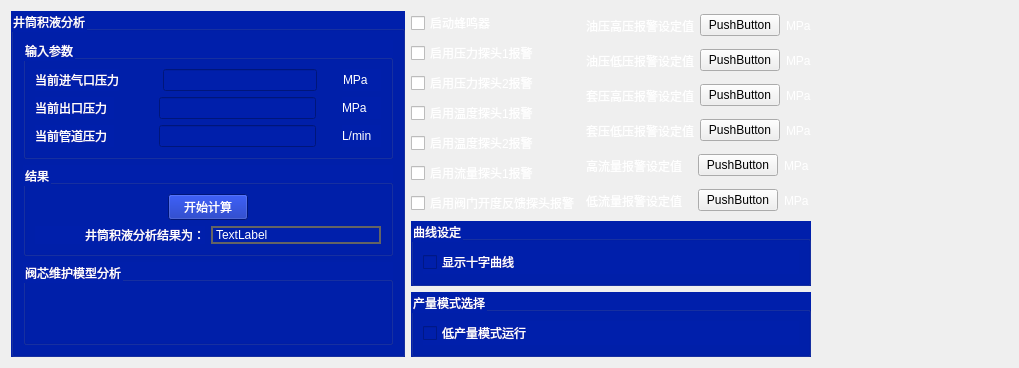
      <widget class="QWidget" name="settingtab">
       <attribute name="title">
        <string/>
       </attribute>
       <layout class="QHBoxLayout" name="horizontalLayout_48" stretch="2,2,1">
        <item>
         <widget class="QGroupBox" name="groupBox_29">
          <property name="styleSheet">
           <string notr="true">background-color: rgb(0, 31, 171);
color: rgb(255, 255, 255);</string>
          </property>
          <property name="title">
           <string>井筒积液分析</string>
          </property>
          <layout class="QVBoxLayout" name="verticalLayout_27" stretch="2,1,4">
           <item>
            <widget class="QGroupBox" name="groupBox_26">
             <property name="title">
              <string>输入参数</string>
             </property>
             <layout class="QVBoxLayout" name="verticalLayout_25">
              <item>
               <layout class="QHBoxLayout" name="horizontalLayout_34" stretch="4,2,8,1,2">
                <item>
                 <widget class="QLabel" name="label_21">
                  <property name="styleSheet">
                   <string notr="true">color: rgb(255, 255, 255);</string>
                  </property>
                  <property name="text">
                   <string>当前进气口压力</string>
                  </property>
                 </widget>
                </item>
                <item>
                 <spacer name="horizontalSpacer_21">
                  <property name="orientation">
                   <enum>Qt::Horizontal</enum>
                  </property>
                  <property name="sizeHint" stdset="0">
                   <size>
                    <width>40</width>
                    <height>20</height>
                   </size>
                  </property>
                 </spacer>
                </item>
                <item>
                 <widget class="QLineEdit" name="currentInPresure_edit"/>
                </item>
                <item>
                 <spacer name="horizontalSpacer_22">
                  <property name="orientation">
                   <enum>Qt::Horizontal</enum>
                  </property>
                  <property name="sizeHint" stdset="0">
                   <size>
                    <width>40</width>
                    <height>20</height>
                   </size>
                  </property>
                 </spacer>
                </item>
                <item>
                 <widget class="QLabel" name="label_22">
                  <property name="text">
                   <string>MPa</string>
                  </property>
                 </widget>
                </item>
               </layout>
              </item>
              <item>
               <layout class="QHBoxLayout" name="horizontalLayout_35" stretch="4,2,8,1,2">
                <item>
                 <widget class="QLabel" name="label_23">
                  <property name="styleSheet">
                   <string notr="true">color: rgb(255, 255, 255);</string>
                  </property>
                  <property name="text">
                   <string>当前出口压力</string>
                  </property>
                 </widget>
                </item>
                <item>
                 <spacer name="horizontalSpacer_23">
                  <property name="orientation">
                   <enum>Qt::Horizontal</enum>
                  </property>
                  <property name="sizeHint" stdset="0">
                   <size>
                    <width>40</width>
                    <height>20</height>
                   </size>
                  </property>
                 </spacer>
                </item>
                <item>
                 <widget class="QLineEdit" name="currentOutPresure_edit_2"/>
                </item>
                <item>
                 <spacer name="horizontalSpacer_24">
                  <property name="orientation">
                   <enum>Qt::Horizontal</enum>
                  </property>
                  <property name="sizeHint" stdset="0">
                   <size>
                    <width>40</width>
                    <height>20</height>
                   </size>
                  </property>
                 </spacer>
                </item>
                <item>
                 <widget class="QLabel" name="label_24">
                  <property name="text">
                   <string>MPa</string>
                  </property>
                 </widget>
                </item>
               </layout>
              </item>
              <item>
               <layout class="QHBoxLayout" name="horizontalLayout_36" stretch="4,2,8,1,2">
                <item>
                 <widget class="QLabel" name="label_25">
                  <property name="styleSheet">
                   <string notr="true">color: rgb(255, 255, 255);</string>
                  </property>
                  <property name="text">
                   <string>当前管道压力</string>
                  </property>
                 </widget>
                </item>
                <item>
                 <spacer name="horizontalSpacer_25">
                  <property name="orientation">
                   <enum>Qt::Horizontal</enum>
                  </property>
                  <property name="sizeHint" stdset="0">
                   <size>
                    <width>40</width>
                    <height>20</height>
                   </size>
                  </property>
                 </spacer>
                </item>
                <item>
                 <widget class="QLineEdit" name="currentPipePressure_edit"/>
                </item>
                <item>
                 <spacer name="horizontalSpacer_26">
                  <property name="orientation">
                   <enum>Qt::Horizontal</enum>
                  </property>
                  <property name="sizeHint" stdset="0">
                   <size>
                    <width>40</width>
                    <height>20</height>
                   </size>
                  </property>
                 </spacer>
                </item>
                <item>
                 <widget class="QLabel" name="label_26">
                  <property name="text">
                   <string>L/min</string>
                  </property>
                 </widget>
                </item>
               </layout>
              </item>
             </layout>
            </widget>
           </item>
           <item>
            <widget class="QGroupBox" name="groupBox_27">
             <property name="styleSheet">
              <string notr="true">color: rgb(255, 255, 255);</string>
             </property>
             <property name="title">
              <string>结果</string>
             </property>
             <layout class="QVBoxLayout" name="verticalLayout_26">
              <item>
               <layout class="QHBoxLayout" name="horizontalLayout_37">
                <item>
                 <spacer name="horizontalSpacer_27">
                  <property name="orientation">
                   <enum>Qt::Horizontal</enum>
                  </property>
                  <property name="sizeHint" stdset="0">
                   <size>
                    <width>40</width>
                    <height>20</height>
                   </size>
                  </property>
                 </spacer>
                </item>
                <item>
                 <widget class="QPushButton" name="startCalculate_button">
                  <property name="styleSheet">
                   <string notr="true">color: rgb(255, 255, 255);</string>
                  </property>
                  <property name="text">
                   <string>开始计算</string>
                  </property>
                 </widget>
                </item>
                <item>
                 <spacer name="horizontalSpacer_28">
                  <property name="orientation">
                   <enum>Qt::Horizontal</enum>
                  </property>
                  <property name="sizeHint" stdset="0">
                   <size>
                    <width>40</width>
                    <height>20</height>
                   </size>
                  </property>
                 </spacer>
                </item>
               </layout>
              </item>
              <item>
               <layout class="QHBoxLayout" name="horizontalLayout_38">
                <item>
                 <widget class="QLabel" name="label_27">
                  <property name="text">
                   <string>井筒积液分析结果为：</string>
                  </property>
                  <property name="alignment">
                   <set>Qt::AlignRight|Qt::AlignTrailing|Qt::AlignVCenter</set>
                  </property>
                 </widget>
                </item>
                <item>
                 <widget class="QLabel" name="label_28">
                  <property name="styleSheet">
                   <string notr="true">QLabel{border:2px solid rgba(100,100, 100);}</string>
                  </property>
                  <property name="text">
                   <string>TextLabel</string>
                  </property>
                 </widget>
                </item>
               </layout>
              </item>
             </layout>
            </widget>
           </item>
           <item>
            <widget class="QGroupBox" name="groupBox_28">
             <property name="styleSheet">
              <string notr="true">background-color: rgb(0, 31, 171);</string>
             </property>
             <property name="title">
              <string>阀芯维护模型分析</string>
             </property>
            </widget>
           </item>
          </layout>
         </widget>
        </item>
        <item>
         <layout class="QVBoxLayout" name="verticalLayout_30">
          <item>
           <layout class="QHBoxLayout" name="horizontalLayout_45" stretch="3,0">
            <item>
             <layout class="QVBoxLayout" name="verticalLayout_28">
              <item>
               <widget class="QCheckBox" name="enableBuzzer_checkbox">
                <property name="styleSheet">
                 <string notr="true">color: rgb(255, 255, 255);
color: rgb(255, 255, 255);
</string>
                </property>
                <property name="text">
                 <string>启动蜂鸣器</string>
                </property>
               </widget>
              </item>
              <item>
               <widget class="QCheckBox" name="enablePressureProbe1Alarm_checkbox">
                <property name="styleSheet">
                 <string notr="true">color: rgb(255, 255, 255);</string>
                </property>
                <property name="text">
                 <string>启用压力探头1报警</string>
                </property>
               </widget>
              </item>
              <item>
               <widget class="QCheckBox" name="enablePressureProbe2Alarm_checkbox">
                <property name="styleSheet">
                 <string notr="true">color: rgb(255, 255, 255);</string>
                </property>
                <property name="text">
                 <string>启用压力探头2报警</string>
                </property>
               </widget>
              </item>
              <item>
               <widget class="QCheckBox" name="enableTemperatureProbe1Alarm_checkbox">
                <property name="styleSheet">
                 <string notr="true">color: rgb(255, 255, 255);</string>
                </property>
                <property name="text">
                 <string>启用温度探头1报警</string>
                </property>
               </widget>
              </item>
              <item>
               <widget class="QCheckBox" name="enableTemperatureProbe2Alarm_checkbox">
                <property name="styleSheet">
                 <string notr="true">color: rgb(255, 255, 255);</string>
                </property>
                <property name="text">
                 <string>启用温度探头2报警</string>
                </property>
               </widget>
              </item>
              <item>
               <widget class="QCheckBox" name="EnableFlowProbe1Alarm_checkbox">
                <property name="styleSheet">
                 <string notr="true">color: rgb(255, 255, 255);</string>
                </property>
                <property name="text">
                 <string>启用流量探头1报警</string>
                </property>
               </widget>
              </item>
              <item>
               <widget class="QCheckBox" name="EnableValveOpeningFeedbackProbeAlarm_checkbox">
                <property name="styleSheet">
                 <string notr="true">color: rgb(255, 255, 255);</string>
                </property>
                <property name="text">
                 <string>启用阀门开度反馈探头报警</string>
                </property>
               </widget>
              </item>
             </layout>
            </item>
            <item>
             <layout class="QVBoxLayout" name="verticalLayout_29">
              <item>
               <layout class="QHBoxLayout" name="horizontalLayout_39" stretch="4,3,1">
                <item>
                 <widget class="QLabel" name="label_29">
                  <property name="styleSheet">
                   <string notr="true">color: rgb(255, 255, 255);</string>
                  </property>
                  <property name="text">
                   <string>油压高压报警设定值</string>
                  </property>
                 </widget>
                </item>
                <item>
                 <widget class="QPushButton" name="setHighPressureWarning_button">
                  <property name="styleSheet">
                   <string notr="true">QPushButton{border-radius:5px;}QPushButton:hover{background:rgb(255,255,255);}

color: rgb(255, 255, 255);</string>
                  </property>
                  <property name="text">
                   <string>PushButton</string>
                  </property>
                 </widget>
                </item>
                <item>
                 <widget class="QLabel" name="label_30">
                  <property name="styleSheet">
                   <string notr="true">color: rgb(255, 255, 255);</string>
                  </property>
                  <property name="text">
                   <string>MPa</string>
                  </property>
                 </widget>
                </item>
               </layout>
              </item>
              <item>
               <layout class="QHBoxLayout" name="horizontalLayout_40" stretch="4,3,1">
                <item>
                 <widget class="QLabel" name="label_31">
                  <property name="styleSheet">
                   <string notr="true">color: rgb(255, 255, 255);</string>
                  </property>
                  <property name="text">
                   <string>油压低压报警设定值</string>
                  </property>
                 </widget>
                </item>
                <item>
                 <widget class="QPushButton" name="setLowPressureWarning_button">
                  <property name="styleSheet">
                   <string notr="true">QPushButton{border-radius:5px;}QPushButton:hover{background:rgb(255,255,255);}

color: rgb(255, 255, 255);</string>
                  </property>
                  <property name="text">
                   <string>PushButton</string>
                  </property>
                 </widget>
                </item>
                <item>
                 <widget class="QLabel" name="label_32">
                  <property name="styleSheet">
                   <string notr="true">color: rgb(255, 255, 255);</string>
                  </property>
                  <property name="text">
                   <string>MPa</string>
                  </property>
                 </widget>
                </item>
               </layout>
              </item>
              <item>
               <layout class="QHBoxLayout" name="horizontalLayout_41" stretch="4,3,1">
                <item>
                 <widget class="QLabel" name="label_33">
                  <property name="styleSheet">
                   <string notr="true">color: rgb(255, 255, 255);</string>
                  </property>
                  <property name="text">
                   <string>套压高压报警设定值</string>
                  </property>
                 </widget>
                </item>
                <item>
                 <widget class="QPushButton" name="setCasingPressureHighPressure_button">
                  <property name="styleSheet">
                   <string notr="true">QPushButton{border-radius:5px;}QPushButton:hover{background:rgb(255,255,255);}

color: rgb(255, 255, 255);</string>
                  </property>
                  <property name="text">
                   <string>PushButton</string>
                  </property>
                 </widget>
                </item>
                <item>
                 <widget class="QLabel" name="label_34">
                  <property name="styleSheet">
                   <string notr="true">color: rgb(255, 255, 255);</string>
                  </property>
                  <property name="text">
                   <string>MPa</string>
                  </property>
                 </widget>
                </item>
               </layout>
              </item>
              <item>
               <layout class="QHBoxLayout" name="horizontalLayout_42" stretch="4,3,1">
                <item>
                 <widget class="QLabel" name="label_35">
                  <property name="styleSheet">
                   <string notr="true">color: rgb(255, 255, 255);</string>
                  </property>
                  <property name="text">
                   <string>套压低压报警设定值</string>
                  </property>
                 </widget>
                </item>
                <item>
                 <widget class="QPushButton" name="setCasingPressureLowPressure_button">
                  <property name="styleSheet">
                   <string notr="true">QPushButton{border-radius:5px;}QPushButton:hover{background:rgb(255,255,255);}

color: rgb(255, 255, 255);</string>
                  </property>
                  <property name="text">
                   <string>PushButton</string>
                  </property>
                 </widget>
                </item>
                <item>
                 <widget class="QLabel" name="label_36">
                  <property name="styleSheet">
                   <string notr="true">color: rgb(255, 255, 255);</string>
                  </property>
                  <property name="text">
                   <string>MPa</string>
                  </property>
                 </widget>
                </item>
               </layout>
              </item>
              <item>
               <layout class="QHBoxLayout" name="horizontalLayout_44" stretch="4,3,1">
                <item>
                 <widget class="QLabel" name="label_39">
                  <property name="styleSheet">
                   <string notr="true">color: rgb(255, 255, 255);</string>
                  </property>
                  <property name="text">
                   <string>高流量报警设定值</string>
                  </property>
                 </widget>
                </item>
                <item>
                 <widget class="QPushButton" name="setLowFlowWarning_button">
                  <property name="styleSheet">
                   <string notr="true">QPushButton{border-radius:5px;}QPushButton:hover{background:rgb(255,255,255);}

color: rgb(255, 255, 255);</string>
                  </property>
                  <property name="text">
                   <string>PushButton</string>
                  </property>
                 </widget>
                </item>
                <item>
                 <widget class="QLabel" name="label_40">
                  <property name="styleSheet">
                   <string notr="true">color: rgb(255, 255, 255);</string>
                  </property>
                  <property name="text">
                   <string>MPa</string>
                  </property>
                 </widget>
                </item>
               </layout>
              </item>
              <item>
               <layout class="QHBoxLayout" name="horizontalLayout_43" stretch="4,3,1">
                <item>
                 <widget class="QLabel" name="label_37">
                  <property name="styleSheet">
                   <string notr="true">color: rgb(255, 255, 255);</string>
                  </property>
                  <property name="text">
                   <string>低流量报警设定值</string>
                  </property>
                 </widget>
                </item>
                <item>
                 <widget class="QPushButton" name="setLowFlowWarning_button_2">
                  <property name="styleSheet">
                   <string notr="true">QPushButton{border-radius:5px;}QPushButton:hover{background:rgb(255,255,255);}

color: rgb(255, 255, 255);</string>
                  </property>
                  <property name="text">
                   <string>PushButton</string>
                  </property>
                 </widget>
                </item>
                <item>
                 <widget class="QLabel" name="label_38">
                  <property name="styleSheet">
                   <string notr="true">color: rgb(255, 255, 255);</string>
                  </property>
                  <property name="text">
                   <string>MPa</string>
                  </property>
                 </widget>
                </item>
               </layout>
              </item>
             </layout>
            </item>
           </layout>
          </item>
          <item>
           <widget class="QGroupBox" name="groupBox_30">
            <property name="styleSheet">
             <string notr="true">background-color: rgb(0, 31, 171);
color: rgb(255, 255, 255);</string>
            </property>
            <property name="title">
             <string>曲线设定</string>
            </property>
            <layout class="QHBoxLayout" name="horizontalLayout_46">
             <item>
              <widget class="QCheckBox" name="ShowCrossCurves_checkbox">
               <property name="text">
                <string>显示十字曲线</string>
               </property>
              </widget>
             </item>
            </layout>
           </widget>
          </item>
          <item>
           <widget class="QGroupBox" name="groupBox_31">
            <property name="styleSheet">
             <string notr="true">background-color: rgb(0, 31, 171);
color: rgb(255, 255, 255);
</string>
            </property>
            <property name="title">
             <string>产量模式选择</string>
            </property>
            <layout class="QHBoxLayout" name="horizontalLayout_47">
             <item>
              <widget class="QCheckBox" name="checkBox">
               <property name="text">
                <string>低产量模式运行</string>
               </property>
              </widget>
             </item>
            </layout>
           </widget>
          </item>
         </layout>
        </item>
        <item>
         <spacer name="horizontalSpacer_29">
          <property name="orientation">
           <enum>Qt::Horizontal</enum>
          </property>
          <property name="sizeHint" stdset="0">
           <size>
            <width>234</width>
            <height>20</height>
           </size>
          </property>
         </spacer>
        </item>
       </layout>
      </widget>
